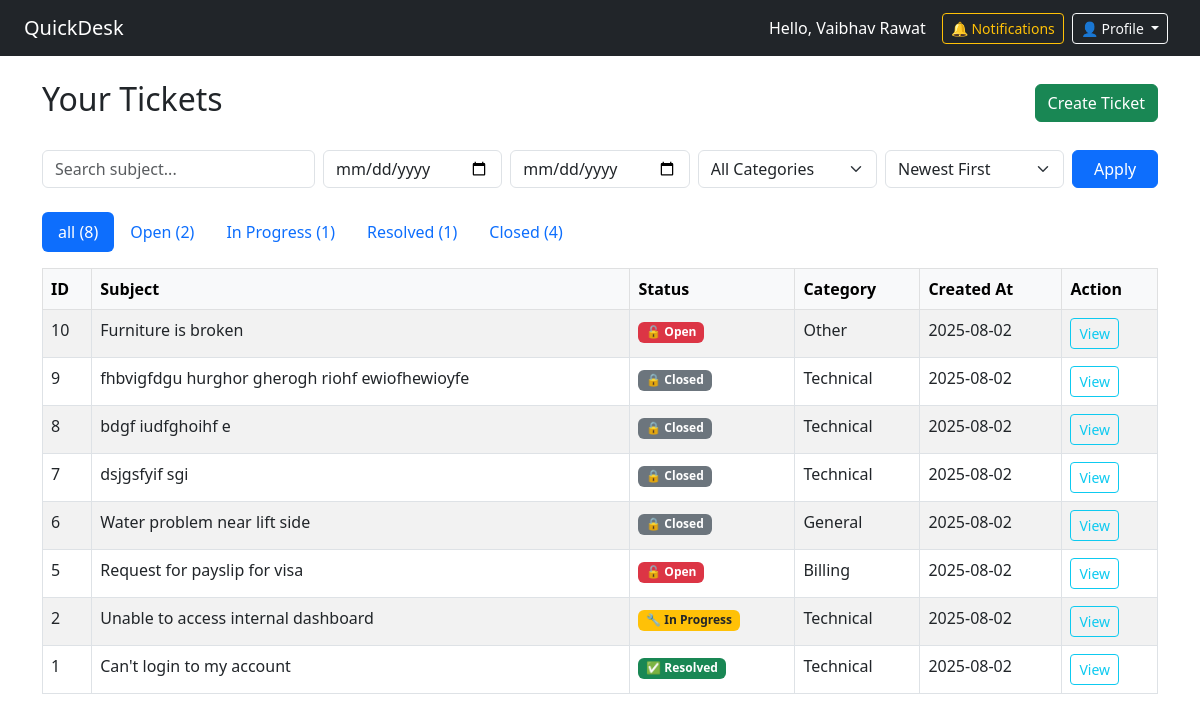
The page /dashboard (signed in) on the database its author committed.
### app.py (models this page shows, shortened)
class User(db.Model, UserMixin):
    id = db.Column(db.Integer, primary_key=True)
    email = db.Column(db.String(150), unique=True, nullable=False)
    name = db.Column(db.String(150), nullable=False)
    password_hash = db.Column(db.String(200), nullable=False)
    role = db.Column(db.String(50), default='user')
    is_active = db.Column(db.Boolean, default=True)
    notifications = db.relationship('Notification', backref='user', lazy='dynamic')
    tickets = db.relationship('Ticket', backref='owner', lazy=True)
    replies = db.relationship('TicketReply', backref='author', lazy=True)

class Ticket(db.Model):
    id = db.Column(db.Integer, primary_key=True)
    subject = db.Column(db.String(200), nullable=False)
    description = db.Column(db.Text, nullable=False)
    category = db.Column(db.String(100), nullable=False)
    attachment = db.Column(db.String(200))
    status = db.Column(db.String(50), default='Open')
    user_id = db.Column(db.Integer, db.ForeignKey('user.id'), nullable=False)
    user_name = db.Column(db.String(150), nullable=False)  # ✅ store user name
    created_at = db.Column(db.DateTime, default=datetime.utcnow)
    replies = db.relationship('TicketReply', backref='ticket', lazy=True)

### app.py (the view)
@app.route('/dashboard')
@login_required
def dashboard():
    if current_user.role != 'user':
        flash("Access denied.", "warning")
        return redirect(url_for('login'))
    status_filter = request.args.get('status', 'all')
    search = request.args.get('search', '').strip()
    start_date = request.args.get('start_date')
    end_date = request.args.get('end_date')
    sort_order = request.args.get('sort', 'desc')  # 'asc' or 'desc'
    query = Ticket.query.filter_by(user_id=current_user.id)
    if status_filter != 'all':
        query = query.filter_by(status=status_filter)
    if search:
        query = query.filter(Ticket.subject.ilike(f'%{search}%'))
    if start_date:
        try:
            start = datetime.strptime(start_date, '%Y-%m-%d')
            query = query.filter(Ticket.created_at >= start)
        except:
            pass
    if end_date:
        try:
            end = datetime.strptime(end_date, '%Y-%m-%d')
            query = query.filter(Ticket.created_at <= end)
        except:
            pass
    if sort_order == 'asc':
        query = query.order_by(Ticket.created_at.asc())
    else:
        query = query.order_by(Ticket.created_at.desc())
    tickets = query.all()
    category_filter = request.args.get('category')
    if category_filter:
        query = query.filter(Ticket.category == category_filter)
    categories = Category.query.all()  # ✅ Pass this to the template
    all_count = Ticket.query.filter_by(user_id=current_user.id).count()
    open_count = Ticket.query.filter_by(user_id=current_user.id, status='Open').count()
    inprogress_count = Ticket.query.filter_by(user_id=current_user.id, status='In Progress').count()
    resolved_count = Ticket.query.filter_by(user_id=current_user.id, status='Resolved').count()
    closed_count = Ticket.query.filter_by(user_id=current_user.id, status='Closed').count()
    return render_template('dashboard.html',
                       tickets=tickets,
                       categories=categories,
                       all_count=all_count,
                       open_count=open_count,
                       inprogress_count=inprogress_count,
                       resolved_count=resolved_count,
                       closed_count=closed_count,
                       current_status=status_filter,
                       search=search,
                       sort_order=sort_order,
                       start_date=start_date,
                       end_date=end_date)

### app.py (called while the page is built)
@login_manager.user_loader
def load_user(user_id):
    return User.query.get(int(user_id))

### templates/dashboard.html (shortened to what this page needs)
{% extends 'base.html' %}
{% block content %}
<div class="d-flex justify-content-between align-items-center mb-4">
  <h2>Your Tickets</h2>
  <a href="{{ url_for('create_ticket') }}" class="btn btn-success">Create Ticket</a>
</div>
<form method="GET" action="{{ url_for('dashboard') }}" class="row g-2 mb-4">
  <div class="col-md-3">
    <input type="text" name="search" class="form-control" placeholder="Search subject..." value="{{ request.args.get('search', '') }}">
  </div>
  <div class="col-md-2">
    <input type="date" name="start_date" class="form-control" value="{{ request.args.get('start_date', '') }}">
  </div>
  <div class="col-md-2">
    <input type="date" name="end_date" class="form-control" value="{{ request.args.get('end_date', '') }}">
  </div>
  <div class="col-md-2">
    <select name="category" class="form-select">
      <option value="">All Categories</option>
    </select>
  </div>
  <div class="col-md-2">
    <select name="sort" class="form-select">
      <option value="desc" {% if request.args.get('sort', 'desc') == 'desc' %}selected{% endif %}>Newest First</option>
    </select>
  </div>
  <div class="col-md-1">
    <button class="btn btn-primary w-100">Apply</button>
  </div>
</form>
<ul class="nav nav-pills mb-3">
  {% for label, count in [('all', all_count), ('Open', open_count), ('In Progress', inprogress_count), ('Resolved', resolved_count), ('Closed', closed_count)] %}
  <li class="nav-item">
    <a class="nav-link {% if current_status == label %}active{% endif %}"
       href="{{ url_for('dashboard',
                        status=label,
                        search=request.args.get('search', ''),
                        start_date=request.args.get('start_date', ''),
                        end_date=request.args.get('end_date', ''),
                        category=request.args.get('category', ''),
                        sort=request.args.get('sort', 'desc')) }}">
      {{ label }} ({{ count }})
    </a>
  </li>
  {% endfor %}
</ul>
<table class="table table-striped table-bordered">
  <thead class="table-light">
    <tr>
      <th>ID</th>
      <th>Subject</th>
      <th>Status</th>
      <th>Category</th>
      <th>Created At</th>
      <th>Action</th>
    </tr>
  </thead>
  <tbody>
    {% for ticket in tickets %}
    <tr>
      <td>{{ ticket.id }}</td>
      <td>{{ ticket.subject }}</td>
      <td>
        {% if ticket.status == 'Open' %}
          <span class="badge bg-danger">🔓 Open</span>
        {% elif ticket.status == 'In Progress' %}
          <span class="badge bg-warning text-dark">🔧 In Progress</span>
        {% elif ticket.status == 'Resolved' %}
          <span class="badge bg-success">✅ Resolved</span>
        {% elif ticket.status == 'Closed' %}
          <span class="badge bg-secondary">🔒 Closed</span>
        {% else %}
          <span class="badge bg-dark">{{ ticket.status }}</span>
        {% endif %}
      </td>
      <td>{{ ticket.category or '—' }}</td>
      <td>{{ ticket.created_at.strftime('%Y-%m-%d') }}</td>
      <td>
        <a href="{{ url_for('ticket_detail', ticket_id=ticket.id) }}" class="btn btn-sm btn-outline-info">View</a>
      </td>
    </tr>
    {% else %}
    <tr>
      <td colspan="6" class="text-center">No tickets found matching your filters.</td>
    </tr>
    {% endfor %}
  </tbody>
</table>
{% endblock %}

### templates/base.html (shortened to what this page needs)
<!DOCTYPE html>
<html lang="en">
<head>
  <link href="https://cdn.jsdelivr.net/npm/bootstrap@5.3.0/dist/css/bootstrap.min.css" rel="stylesheet">
</head>
<body>
  <nav class="navbar navbar-expand-lg navbar-dark bg-dark px-4">
    <a class="navbar-brand" href="{{ url_for('dashboard') }}">QuickDesk</a>
    {% if current_user.is_authenticated %}
    <div class="ms-auto d-flex align-items-center">
      <span class="text-white me-3">Hello, {{ current_user.name }}</span>
      <a class="btn btn-sm btn-outline-warning me-2" href="{{ url_for('notifications') }}">
        🔔 Notifications
      </a>
      <div class="dropdown me-2">
        <button class="btn btn-sm btn-outline-light dropdown-toggle" type="button" data-bs-toggle="dropdown">
          👤 Profile
        </button>
      </div>
    </div>
    {% endif %}
  </nav>
  <div class="container mt-4">
    {% block content %}{% endblock %}
  </div>
</body>
</html>

### rows shown on the page
User: name "Vaibhav Rawat"
Ticket: status "Resolved", id "1", subject "Can't login to my account", shows "✅ Resolved", category "Technical", created_at "2025-08-02"
Ticket: id "10", subject "Furniture is broken", status "🔓 Open", category "Other", created_at "2025-08-02"
Ticket: id "9", subject "fhbvigfdgu hurghor gherogh riohf ewiofhewioyfe", status "🔒 Closed", category "Technical", created_at "2025-08-02"
Ticket: id "8", subject "bdgf iudfghoihf e", status "🔒 Closed", category "Technical", created_at "2025-08-02"
Ticket: id "7", subject "dsjgsfyif sgi", status "🔒 Closed", category "Technical", created_at "2025-08-02"
Ticket: id "6", subject "Water problem near lift side", status "🔒 Closed", category "General", created_at "2025-08-02"
Ticket: id "5", subject "Request for payslip for visa", status "🔓 Open", category "Billing", created_at "2025-08-02"
Ticket: id "2", subject "Unable to access internal dashboard", status "🔧 In Progress", category "Technical", created_at "2025-08-02"

### other values the page prints
{{ label }} "all" "Open" "In Progress" "Closed"
{{ count }} "8" "2" "1" "4"
